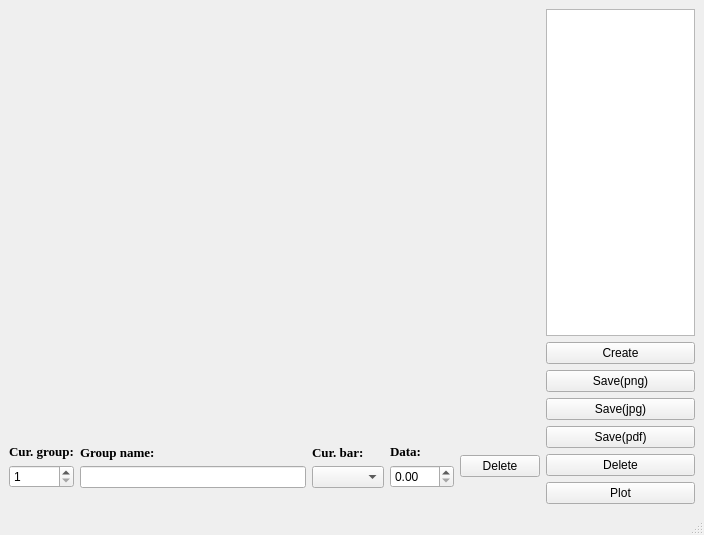
<?xml version="1.0" encoding="UTF-8"?>
<ui version="4.0">
 <class>MainWindow</class>
 <widget class="QMainWindow" name="MainWindow">
  <property name="geometry">
   <rect>
    <x>0</x>
    <y>0</y>
    <width>704</width>
    <height>535</height>
   </rect>
  </property>
  <property name="windowTitle">
   <string>MainWindow</string>
  </property>
  <widget class="QWidget" name="centralwidget">
   <layout class="QHBoxLayout" name="horizontalLayout_2">
    <item>
     <layout class="QVBoxLayout" name="verticalLayout_6">
      <item>
       <widget class="QCustomPlot" name="customPlot" native="true">
        <property name="minimumSize">
         <size>
          <width>531</width>
          <height>401</height>
         </size>
        </property>
        <property name="maximumSize">
         <size>
          <width>531</width>
          <height>401</height>
         </size>
        </property>
       </widget>
      </item>
      <item>
       <layout class="QHBoxLayout" name="horizontalLayout">
        <item>
         <layout class="QVBoxLayout" name="verticalLayout">
          <item>
           <widget class="QLabel" name="label">
            <property name="font">
             <font>
              <family>Times New Roman</family>
              <pointsize>10</pointsize>
              <weight>75</weight>
              <bold>true</bold>
             </font>
            </property>
            <property name="text">
             <string>Cur. group:</string>
            </property>
           </widget>
          </item>
          <item>
           <widget class="QSpinBox" name="spinBox_cur_tick">
            <property name="minimum">
             <number>1</number>
            </property>
           </widget>
          </item>
         </layout>
        </item>
        <item>
         <layout class="QVBoxLayout" name="verticalLayout_2">
          <item>
           <widget class="QLabel" name="label_2">
            <property name="font">
             <font>
              <family>Times New Roman</family>
              <pointsize>10</pointsize>
              <weight>75</weight>
              <bold>true</bold>
             </font>
            </property>
            <property name="text">
             <string>Group name:</string>
            </property>
           </widget>
          </item>
          <item>
           <widget class="QLineEdit" name="lineEdit_tick_name">
            <property name="maxLength">
             <number>20</number>
            </property>
           </widget>
          </item>
         </layout>
        </item>
        <item>
         <layout class="QVBoxLayout" name="verticalLayout_3">
          <item>
           <widget class="QLabel" name="label_3">
            <property name="font">
             <font>
              <family>Times New Roman</family>
              <pointsize>10</pointsize>
              <weight>75</weight>
              <bold>true</bold>
             </font>
            </property>
            <property name="text">
             <string>Cur. bar:</string>
            </property>
           </widget>
          </item>
          <item>
           <widget class="QComboBox" name="comboBox_cur_bar"/>
          </item>
         </layout>
        </item>
        <item>
         <layout class="QVBoxLayout" name="verticalLayout_4">
          <item>
           <widget class="QLabel" name="label_4">
            <property name="font">
             <font>
              <family>Times New Roman</family>
              <pointsize>10</pointsize>
              <weight>75</weight>
              <bold>true</bold>
             </font>
            </property>
            <property name="text">
             <string>Data:</string>
            </property>
           </widget>
          </item>
          <item>
           <widget class="QDoubleSpinBox" name="doubleSpinBox_cur_data">
            <property name="minimum">
             <double>0.000000000000000</double>
            </property>
            <property name="maximum">
             <double>100.000000000000000</double>
            </property>
           </widget>
          </item>
         </layout>
        </item>
        <item>
         <widget class="QPushButton" name="pushButton_Delete">
          <property name="text">
           <string>Delete</string>
          </property>
         </widget>
        </item>
       </layout>
      </item>
     </layout>
    </item>
    <item>
     <layout class="QVBoxLayout" name="verticalLayout_5">
      <item>
       <widget class="QListWidget" name="listWidget"/>
      </item>
      <item>
       <widget class="QPushButton" name="CreateButton">
        <property name="text">
         <string>Create</string>
        </property>
       </widget>
      </item>
      <item>
       <widget class="QPushButton" name="pushButton_save_png">
        <property name="text">
         <string>Save(png)</string>
        </property>
       </widget>
      </item>
      <item>
       <widget class="QPushButton" name="pushButton_save_jpg">
        <property name="text">
         <string>Save(jpg)</string>
        </property>
       </widget>
      </item>
      <item>
       <widget class="QPushButton" name="pushButton_save_pdf">
        <property name="text">
         <string>Save(pdf)</string>
        </property>
       </widget>
      </item>
      <item>
       <widget class="QPushButton" name="pushButton_delete_plot">
        <property name="text">
         <string>Delete</string>
        </property>
       </widget>
      </item>
      <item>
       <widget class="QPushButton" name="pushButton_go">
        <property name="text">
         <string>Plot</string>
        </property>
       </widget>
      </item>
     </layout>
    </item>
   </layout>
  </widget>
  <widget class="QMenuBar" name="menubar">
   <property name="geometry">
    <rect>
     <x>0</x>
     <y>0</y>
     <width>704</width>
     <height>26</height>
    </rect>
   </property>
  </widget>
  <widget class="QStatusBar" name="statusbar"/>
 </widget>
 <customwidgets>
  <customwidget>
   <class>QCustomPlot</class>
   <extends>QWidget</extends>
   <header>qcustomplot.h</header>
   <container>1</container>
  </customwidget>
 </customwidgets>
 <resources/>
 <connections/>
</ui>
